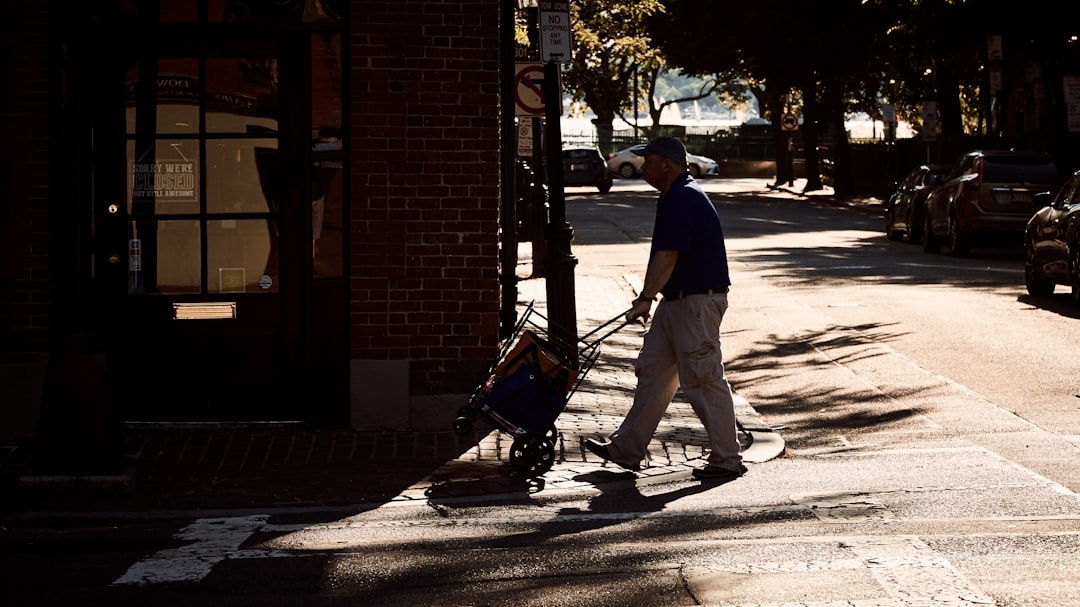
#> input picture data/input/backlit_silhouette_01.jpg, 1080 x 607 px
$ python -i qualitative_metrics.py   (imports and definitions only)   (older library calls are emulated)
#> lines starting #> are read from the running program, lines starting #| are printed output that depends on the picture
#> further down, picture is the input picture: shape (607, 1080, 3); mean B, G, R 53.5, 59.1, 70
"""
Qualitative/Perceptual Metrics for Image Enhancement
Author: Alain Kariyanga

This module implements no-reference quality metrics that assess perceptual
aspects of image quality without needing the original image as reference.

Metrics:
- Sharpness (Laplacian variance)
- Naturalness (histogram-based)
- Colorfulness (Hasler & Süsstrunk method)
- Blocking artifacts detection
- Over-enhancement detection
"""

import cv2
import numpy as np
from typing import Dict


def calculate_sharpness(image: np.ndarray) -> float:
    """
    Calculate image sharpness using Laplacian variance.
    Higher values indicate sharper images.

    Args:
        image: Input image

    Returns:
        Sharpness score (higher = sharper)
    """
    # Convert to grayscale if color
    if len(image.shape) == 3:
        gray = cv2.cvtColor(image, cv2.COLOR_BGR2GRAY)
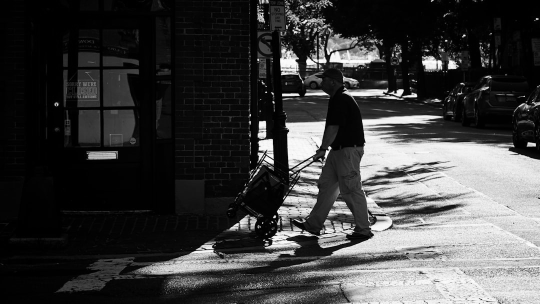
#> gray: shape (607, 1080) (shown at 1/2 size); min 0, max 255, mean 61.7
    else:
        gray = image

    # Calculate Laplacian variance
    laplacian = cv2.Laplacian(gray, cv2.CV_64F)
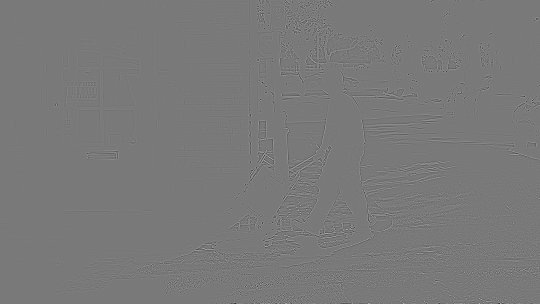
#> laplacian: shape (607, 1080) float64 (shown at 1/2 size); min -496, max 544, mean 0; drawn with min black and max white
    sharpness = laplacian.var()
#> sharpness = 1699

    return sharpness


def calculate_colorfulness(image: np.ndarray) -> float:
    """
    Calculate colorfulness metric (Hasler and Süsstrunk method).
    Higher values indicate more colorful images.

    Reference: "Measuring Colourfulness in Natural Images" (2003)

    Args:
        image: Input BGR color image

    Returns:
        Colorfulness score (0-100+, higher = more colorful)
    """
    if len(image.shape) != 3:
        return 0.0  # Grayscale image has no color

    # Split into BGR channels
    B, G, R = cv2.split(image.astype(np.float32))

    # Compute rg = R - G
    rg = R - G

    # Compute yb = 0.5 * (R + G) - B
    yb = 0.5 * (R + G) - B

    # Compute standard deviations and means
    std_rg = np.std(rg)
    std_yb = np.std(yb)

    mean_rg = np.mean(rg)
    mean_yb = np.mean(yb)

    # Compute colorfulness metric
    std_root = np.sqrt(std_rg**2 + std_yb**2)
    mean_root = np.sqrt(mean_rg**2 + mean_yb**2)

    colorfulness = std_root + 0.3 * mean_root

    return colorfulness


def calculate_naturalness(image: np.ndarray) -> float:
    """
    Calculate naturalness score based on histogram distribution.
    Natural images have specific statistical properties.

    Args:
        image: Input image

    Returns:
        Naturalness score (0-1, higher = more natural)
    """
    # Convert to grayscale
    if len(image.shape) == 3:
        gray = cv2.cvtColor(image, cv2.COLOR_BGR2GRAY)
    else:
        gray = image

    # Calculate histogram
    hist = cv2.calcHist([gray], [0], None, [256], [0, 256]).flatten()
#> hist = 256 values, max 63370 at index 1, min 5 at index 255, mean 2560.8
    hist = hist / hist.sum()  # Normalize
#> hist = 256 values, max 0.0967 at index 1, min 7.63e-06 at index 255, mean 0.00391

    # Natural images tend to have:
    # 1. Not too uniform (entropy check)
    entropy = -np.sum(hist[hist > 0] * np.log2(hist[hist > 0]))
#> entropy = 6.42
    entropy_score = min(entropy / 8.0, 1.0)  # Normalize to [0, 1]
#> entropy_score = 0.803

    # 2. Gradual distribution (not too spiky)
    hist_smooth = np.convolve(hist, np.ones(5)/5, mode='same')
#> hist_smooth = 256 values, max 0.0663 at index 2, min 7.72e-05 at index 255, mean 0.00372
    smoothness = 1.0 - np.mean(np.abs(hist - hist_smooth))
#> smoothness = 1

    # 3. Moderate contrast (not too flat, not too peaked)
    std = np.std(gray)
#> std = 84.99
    contrast_score = min(std / 64.0, 1.0)  # Normalize
#> contrast_score = 1

    # Combine scores
    naturalness = (entropy_score * 0.4 + smoothness * 0.3 + contrast_score * 0.3)
#> naturalness = 0.921

    return naturalness


def detect_blocking_artifacts(image: np.ndarray, block_size: int = 8) -> float:
    """
    Detect blocking artifacts (common in CLAHE with large tile sizes).

    Args:
        image: Input image
        block_size: Size of blocks to check

    Returns:
        Blocking artifact score (0-1, lower = fewer artifacts)
    """
#> called with block_size = 8
    # Convert to grayscale
    if len(image.shape) == 3:
        gray = cv2.cvtColor(image, cv2.COLOR_BGR2GRAY)
    else:
        gray = image

    # Calculate horizontal and vertical gradients at block boundaries
    h, w = gray.shape
    blocking_score = 0.0
    count = 0

    # Check horizontal boundaries
    for i in range(block_size, h, block_size):
        if i < h - 1:
            diff = np.abs(gray[i, :].astype(float) - gray[i-1, :].astype(float))
            blocking_score += np.mean(diff)
            count += 1
#> this loop made 75 passes
#> blocking_score on passes 1 to 8: 4.86, 8.26, 12.84, 16.35, 21.92, 27.35, 32.88, 38.82
#> after the loop, blocking_score = 725.8; count = 75

    # Check vertical boundaries
    for j in range(block_size, w, block_size):
        if j < w - 1:
            diff = np.abs(gray[:, j].astype(float) - gray[:, j-1].astype(float))
            blocking_score += np.mean(diff)
            count += 1
#> this loop made 134 passes
#> blocking_score on passes 1 to 8: 726.2, 726.8, 727.4, 728.7, 729.3, 730.3, 730.7, 731.4
#> after the loop, blocking_score = 1714.2; count = 209

    if count > 0:
        blocking_score /= count
#> blocking_score = 8.2

    # Normalize to [0, 1]
    blocking_score = min(blocking_score / 20.0, 1.0)
#> blocking_score = 0.41

    return blocking_score


# [65 lines left out: function detect_over_enhancement, not called in this run]


def evaluate_perceptual_quality(
    image: np.ndarray,
    original: np.ndarray = None
) -> Dict[str, float]:
    """
    Evaluate perceptual quality of an image using no-reference metrics.

    Args:
        image: Image to evaluate
        original: Optional original image for comparison metrics

    Returns:
        Dictionary of perceptual quality metrics
    """
    metrics = {
        'sharpness': calculate_sharpness(image),
        'naturalness': calculate_naturalness(image),
        'blocking_artifacts': detect_blocking_artifacts(image)
    }
#> metrics = {'sharpness': 1699, 'naturalness': 0.921, 'blocking_artifacts': 0.41}

    # Add color metrics for color images
    if len(image.shape) == 3:
        metrics['colorfulness'] = calculate_colorfulness(image)
#> in calculate_colorfulness, `B, G, R = cv2.split(image.astype(np.float32))`:
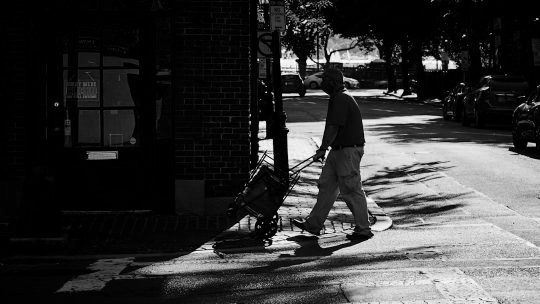
#> B: shape (607, 1080) float32 (shown at 1/2 size); min 0, max 255, mean 53.5
#> in calculate_colorfulness, `B, G, R = cv2.split(image.astype(np.float32))`:
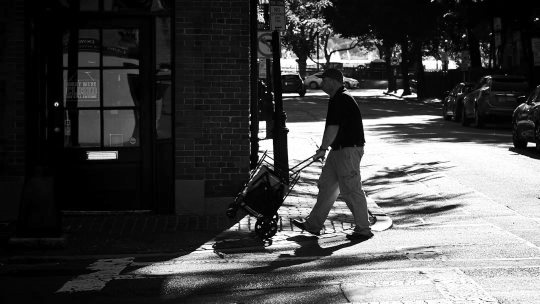
#> R: shape (607, 1080) float32 (shown at 1/2 size); min 0, max 255, mean 70
#> in calculate_colorfulness, `rg = R - G`:
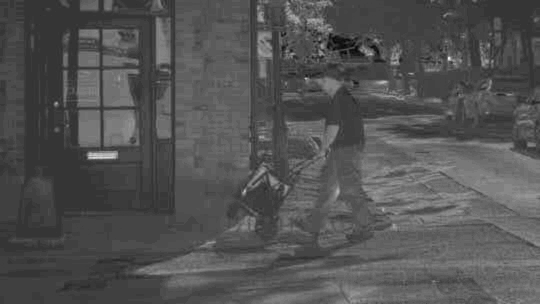
#> rg: shape (607, 1080) float32 (shown at 1/2 size); min -20, max 75, mean 11; drawn with min black and max white
#> in calculate_colorfulness, `yb = 0.5 * (R + G) - B`:
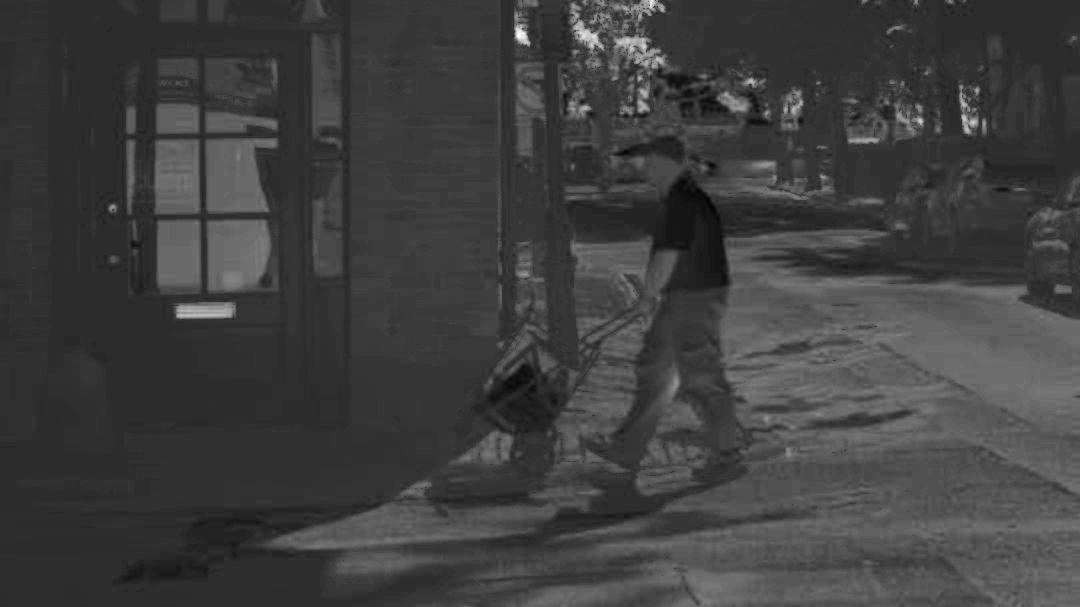
#> yb: shape (607, 1080) float32; min -24.5, max 117, mean 11; drawn with min black and max white
#> in calculate_colorfulness, `std_rg = np.std(rg)`: std_rg = 8.46
#> in calculate_colorfulness, `std_yb = np.std(yb)`: std_yb = 12.42
#> in calculate_colorfulness, `mean_rg = np.mean(rg)`: mean_rg = 10.98
#> in calculate_colorfulness, `mean_yb = np.mean(yb)`: mean_yb = 11.03
#> in calculate_colorfulness, `std_root = np.sqrt(std_rg**2 + std_yb**2)`: std_root = 15.03
#> in calculate_colorfulness, `mean_root = np.sqrt(mean_rg**2 + mean_yb**2)`: mean_root = 15.56
#> in calculate_colorfulness, `colorfulness = std_root + 0.3 * mean_root`: colorfulness = 19.69
    else:
        metrics['colorfulness'] = 0.0

    # Add over-enhancement detection if original is provided
    if original is not None:
        over_enh = detect_over_enhancement(original, image)
        metrics.update({
            'over_enhancement_detected': over_enh['is_over_enhanced'],
            'brightness_change': over_enh['brightness_change_ratio'],
            'contrast_change': over_enh['contrast_change_ratio'],
            'saturation_ratio': over_enh['saturation_ratio']
        })

    return metrics


# [3 lines not run here, left out]

>>> import cv2
>>> picture = cv2.imread('../data/input/backlit_silhouette_01.jpg')
>>> result = evaluate_perceptual_quality(picture)
#> result = {'sharpness': 1699, 'naturalness': 0.921, 'blocking_artifacts': 0.41, 'colorfulness': 19.69}

$ run again, on data/input/backlit_silhouette_02.jpg
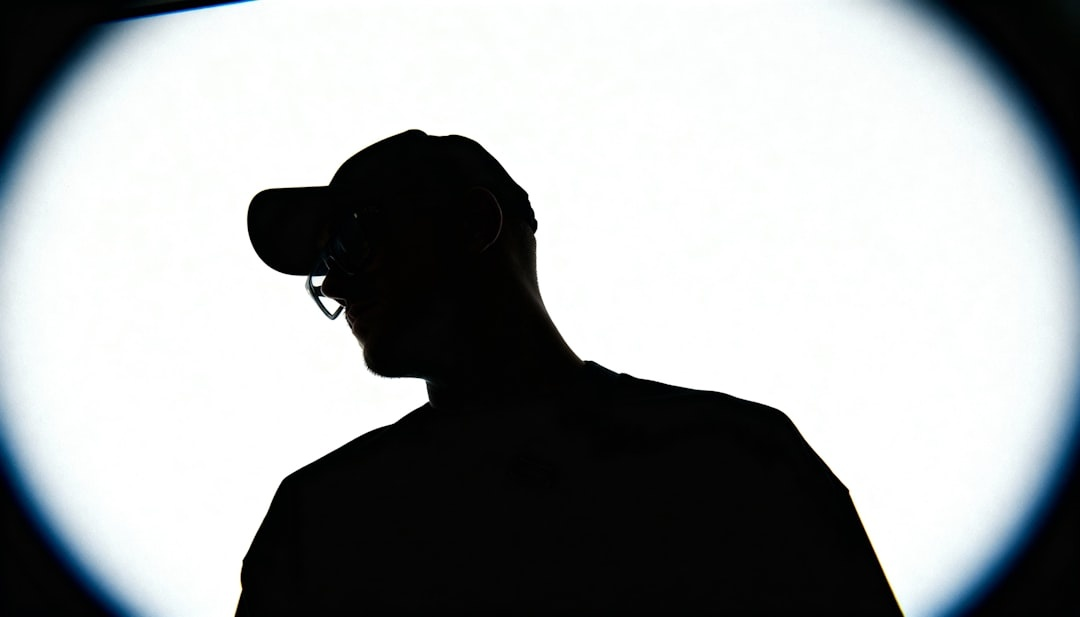
#> input picture data/input/backlit_silhouette_02.jpg, 1080 x 617 px
#> picture is the input picture: shape (617, 1080, 3); mean B, G, R 165.1, 163.8, 160.8
#> in calculate_sharpness, `laplacian = cv2.Laplacian(gray, cv2.CV_64F)`:
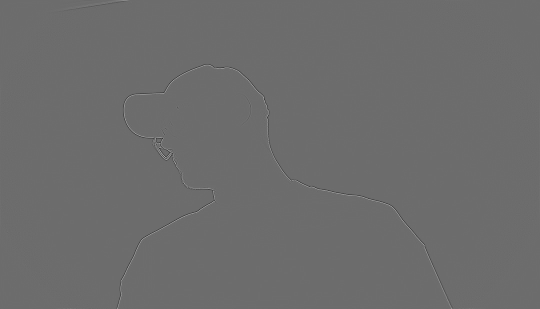
#> laplacian: shape (617, 1080) float64 (shown at 1/2 size); min -292, max 393, mean 0; drawn with min black and max white
#> sharpness = 115.9
#> in calculate_naturalness, `hist = cv2.calcHist([gray], [0], None, [256], [0, 256]).flatten()`: hist = 256 values, max 164186 at index 255, min 134 at index 91, mean 2603
#> in calculate_naturalness, `hist = hist / hist.sum()`: hist = 256 values, max 0.246 at index 255, min 0.000201 at index 91, mean 0.00391
#> entropy = 4.16
#> entropy_score = 0.52
#> hist_smooth = 256 values, max 0.107 at index 253, min 0.000226 at index 92, mean 0.00339
#> smoothness = 0.998
#> std = 115.9
#> contrast_score = 1
#> naturalness = 0.808
#> the loop in detect_blocking_artifacts, `for i in range(block_size, h, block_size):` made 77 passes
#> blocking_score on passes 1 to 8: 2.43, 4.24, 5.41, 6.42, 7.38, 8.32, 9.27, 10.26
#> after the loop in detect_blocking_artifacts, `for i in range(block_size, h, block_size):`: blocking_score = 88.97; count = 76
#> the loop in detect_blocking_artifacts, `for j in range(block_size, w, block_size):` made 134 passes
#> blocking_score on passes 1 to 8: 91.45, 93.89, 96.24, 98.24, 100.2, 102, 103.8, 105.4
#> after the loop in detect_blocking_artifacts, `for j in range(block_size, w, block_size):`: blocking_score = 260.1; count = 210
#> in detect_blocking_artifacts, `blocking_score /= count`: blocking_score = 1.24
#> in detect_blocking_artifacts, `blocking_score = min(blocking_score / 20.0, 1.0)`: blocking_score = 0.0619
#> metrics = {'sharpness': 115.9, 'naturalness': 0.808, 'blocking_artifacts': 0.0619}
#> in calculate_colorfulness, `yb = 0.5 * (R + G) - B`:
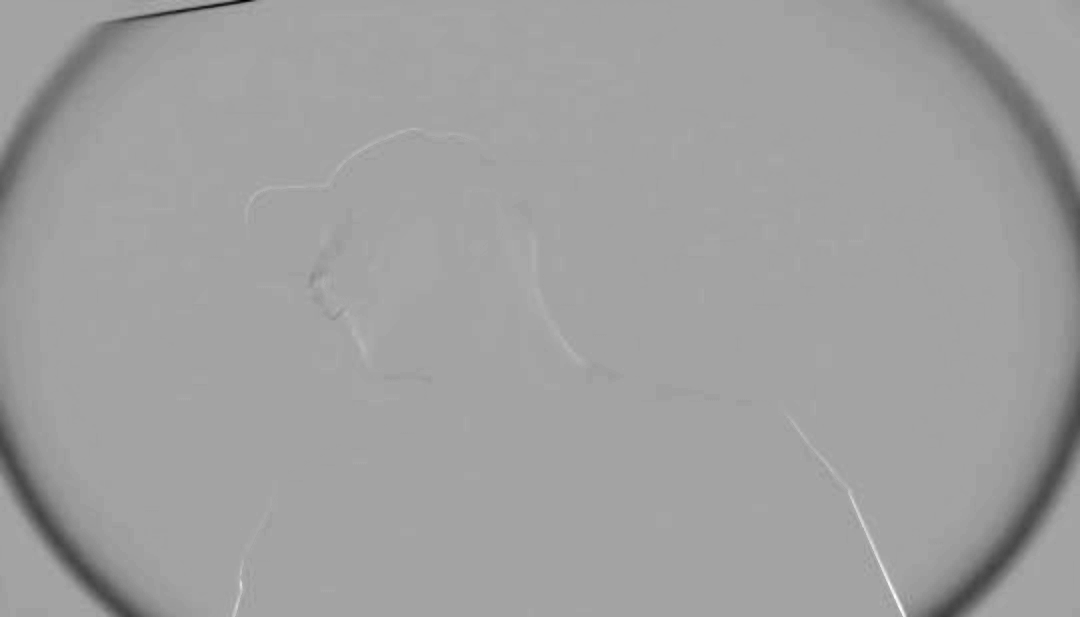
#> yb: shape (617, 1080) float32; min -132, max 74.5, mean -2.8; drawn with min black and max white
#> std_rg = 8.11
#> std_yb = 10.38
#> mean_rg = -3.09
#> mean_yb = -2.81
#> std_root = 13.17
#> mean_root = 4.17
#> colorfulness = 14.42
#> result = {'sharpness': 115.9, 'naturalness': 0.808, 'blocking_artifacts': 0.0619, 'colorfulness': 14.42}
